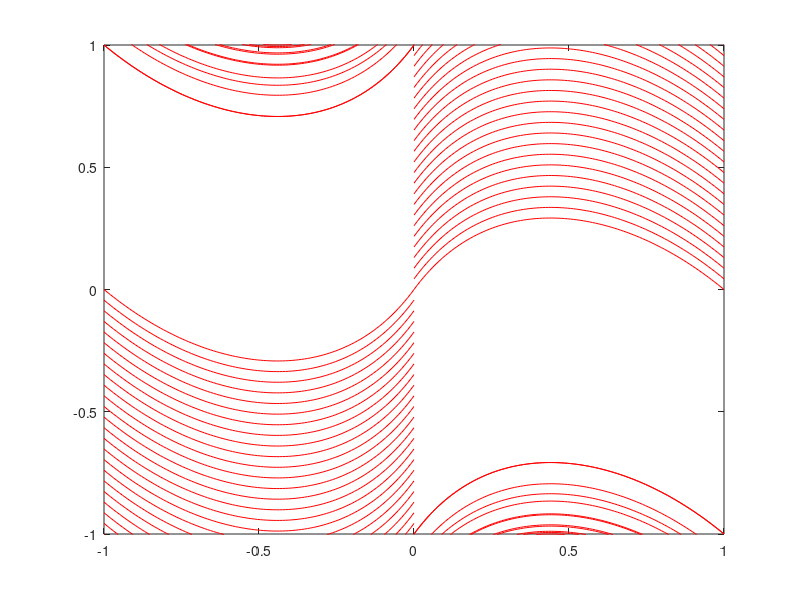

MATLAB code to generate this figure:
% hold on;
close all;
figure;
Phi = 0/180*pi;

T0 =  60 /180*pi;


T1 =  0/180*pi;




number =24;
%%
x0 = 0;

Y0 = linspace(0,1,number );


symcase = 'sym';

for ii = 1:length(Y0)
   
    
    
    y0 = Y0(ii);
    
    Theta=Phi+(T1-T0)*x0+T0;
    
    k = tan(Theta);
    
    c = y0-k*x0;
    
    x = linspace(0,1,100);
    
    y = tan(Phi+(T1-T0).*x+T0).*x + c;
    
    plot(x,y,'r-');hold on;
    plot(-x,-y,'r-');hold on;
    
    
    switch symcase
        
        case 'asym'
            plot(-x,y,'k-');hold on;
            plot(x,-y,'k-');hold on;
    end
end

axis([-1 1 -1 1])

%%
y0 = -1;

X0 = linspace(0,1,number /2);



for ii = 1:length(X0)
   
    
    
    x0 = X0(ii);
    
    Theta=Phi+(T1-T0)*x0+T0;
    
    k = tan(Theta);
    
    c = y0-k*x0;
    
    x = linspace(0,1,100);
    
    y = tan(Phi+(T1-T0).*x+T0).*x + c;
    
    plot(x,y,'r-');hold on;
    plot(-x,-y,'r-');hold on;
    
    
    switch symcase
        
        case 'asym'
            plot(-x,y,'k-');hold on;
            plot(x,-y,'k-');hold on;
    end

    
end

%%


